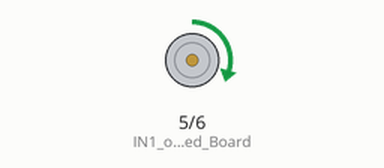
Recording of a sketch running on a simulated Arduino Uno, built with avr-gcc and run on an emulated ATmega328P. Parts: motor-driver pin pairs drawn as motors (green arrow = first pin HIGH = forward, orange = second pin HIGH = backward, longer = more drive). At 9.7 s the program stops and its outputs stay as they are.

Above: at 1.4 s.
At 1.97 s:
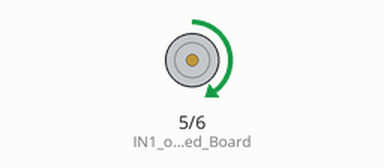
At 2.7 s:
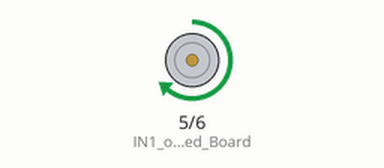
At 9.7 s:
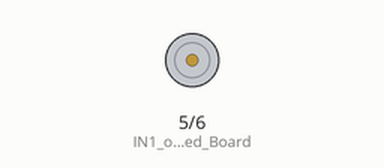
Timing chart, 0 to 11.2 s (numbered marks = the images above):
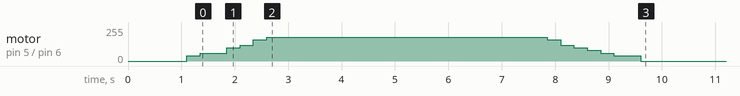

The sketch:

makefasterpls.ino
```cpp
void setup() {
  // put your setup code here, to run once:
 pinMode(2,INPUT); // Yellow encoder wire
  pinMode(3,INPUT); // White encoder wire
  pinMode(5,OUTPUT); // IN1 of Red Board
  pinMode(6,OUTPUT); // IN2 of Red Board


  Serial.begin(9600);
  delay(1000);  // Give time to open serial plotter after uploading sketch
}

void loop() {
  // put your main code here, to run repeatedly:
analogWrite(5,0);
analogWrite(6,0);
delay(100);
analogWrite(5,40);
analogWrite(6,0);
delay(250);
analogWrite(5,60);
analogWrite(6,0);
delay(500);
analogWrite(5,100);
analogWrite(6,0);
delay(250);
analogWrite(5,120);
analogWrite(6,0);
delay(250);
analogWrite(5,160);
analogWrite(6,0);
delay(250);
analogWrite(5,180);
analogWrite(6,0);
delay(5250);
analogWrite(5,160);
analogWrite(6,0);
delay(250);
analogWrite(5,120);
analogWrite(6,0);
delay(250);
analogWrite(5,100);
analogWrite(6,0);
delay(250);
analogWrite(5,80);
analogWrite(6,0);
delay(250);
analogWrite(5,60);
analogWrite(6,0);
delay(250);
analogWrite(5,40);
analogWrite(6,0);
delay(500);
analogWrite(5,0);
analogWrite(6,0);
delay(100);

while(true);
}
```

Measured:
- by itself, motor on pin 5 (IN1_of_Red_Board) / pin 6 (IN2_of_Red_Board): rises from stopped to forward 180/255 in 1.5 s, then falls to stopped in 7.0 s
